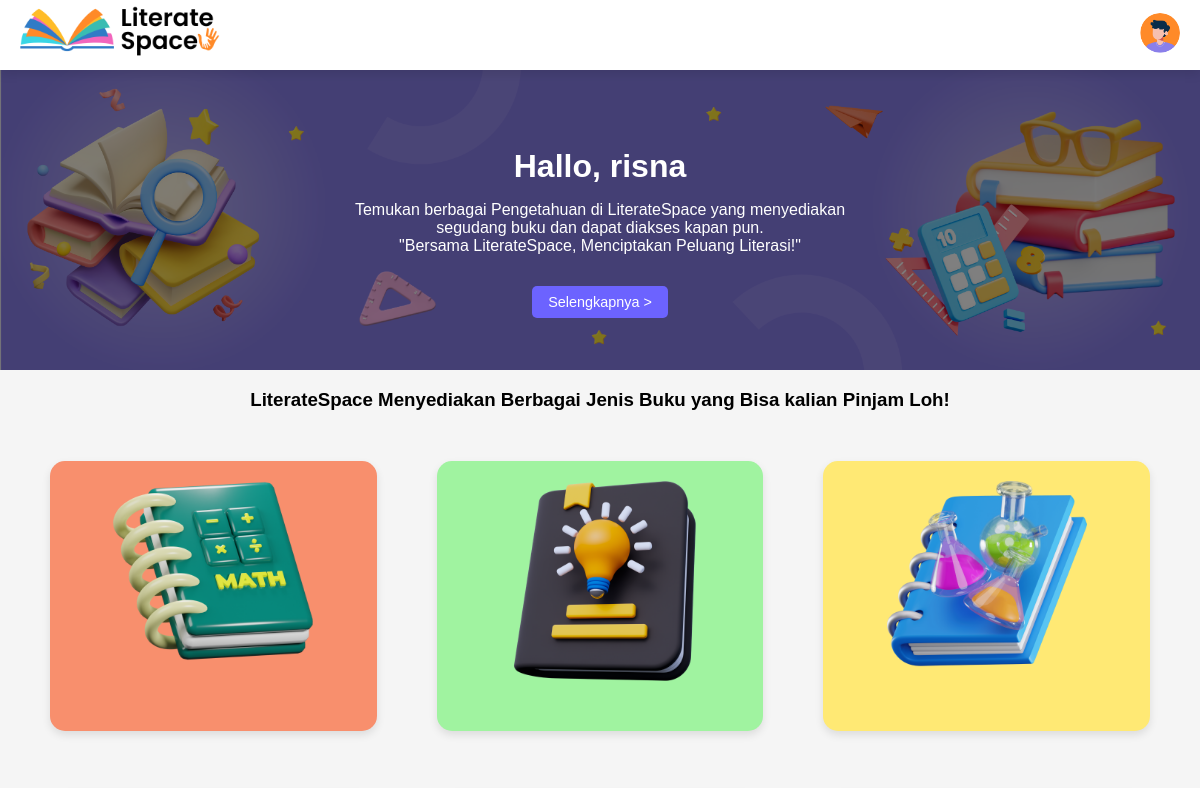
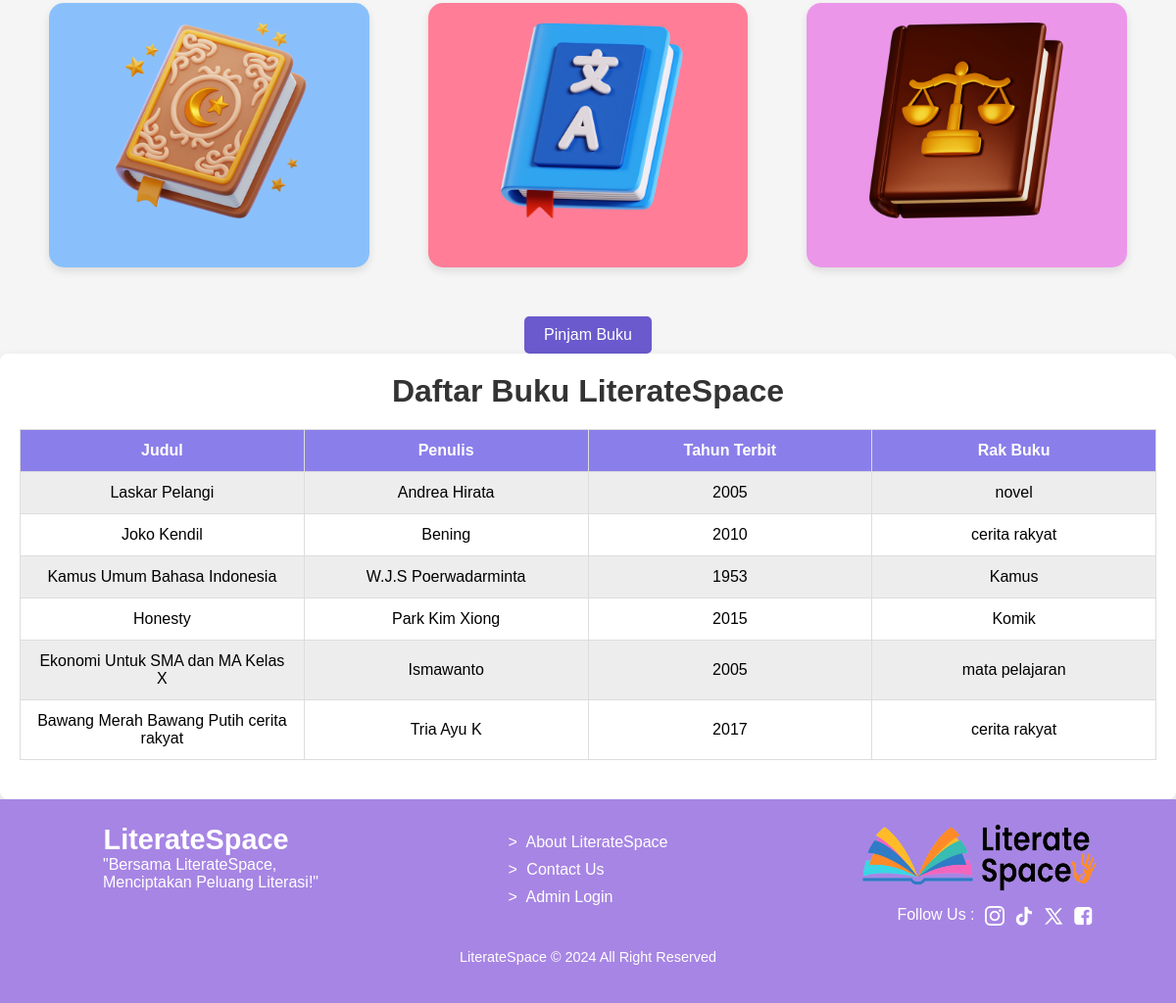
The page /index.php (signed in) on the database its author committed (2 pictures, top to bottom).
### tables this page shows
CREATE TABLE `books` (
  `id` int(11) NOT NULL,
  `title` varchar(255) NOT NULL,
  `author` varchar(255) NOT NULL,
  `published_year` year(4) NOT NULL,
  `shelf_id` int(11) DEFAULT NULL
);

CREATE TABLE `book_shelf` (
  `id` int(11) NOT NULL,
  `location` varchar(255) NOT NULL,
  `name` varchar(255) NOT NULL
);

### includes/daftarBuku.php (the view, shortened to what this page needs)
<?php
require_once 'db.php';
$sql = "SELECT books.title, books.author, books.published_year, book_shelf.name AS shelf_name
        FROM books
        JOIN book_shelf ON books.shelf_id = book_shelf.id";
$result = $conn->query($sql);
?>
<!DOCTYPE html>
<html lang="id">
<head>
</head>
<body>
<div class="container">
    <div class="header">
        <div class="header-text">
            <h1>Daftar Buku LiterateSpace</h1>
        </div>
    </div>
    <table>
        <thead>
            <tr>
                <th>Judul</th>
                <th>Penulis</th>
                <th>Tahun Terbit</th>
                <th>Rak Buku</th>
            </tr>
        </thead>
        <tbody>
        <?php
        if ($result && $result->num_rows > 0) {
            while($row = $result->fetch_assoc()) {
                echo "<tr>
                        <td>" . htmlspecialchars($row["title"]) . "</td>
                        <td>" . htmlspecialchars($row["author"]) . "</td>
                        <td>" . htmlspecialchars($row["published_year"]) . "</td>
                        <td>" . htmlspecialchars($row["shelf_name"]) . "</td>
                    </tr>";
            }
        } else {
            echo "<tr><td colspan='5'>Tidak ada data ditemukan</td></tr>";
        }
        ?>
        </tbody>
    </table>
</div>
</body>
</html>

### assets/css/style.css (style rules this page uses)
body { font-family: 'Poppins', sans-serif; margin: 0; padding: 0; background-color: #f4f4f4; }
h1, h3 { text-align: center; }

### includes/daftarBuku.php (style rules this page uses)
body { font-family: 'Poppins', sans-serif; background-color: #f5f5f5; margin-top: 0px; }
.container { max-width: 1200px; margin: 0 auto; background: #fff; padding: 20px; border-radius: 8px; box-shadow: 0 4px 12px rgba(0,0,0,0.1); }
.header { display: flex; justify-content: space-between; align-items: center; margin-bottom: 20px; }
.header-text { text-align: center; flex: 1; }
.header-text h1 { margin: 0; font-size: 32px; color: #333; }
table { width: 100%; border-collapse: collapse; margin-bottom: 20px; table-layout: fixed; word-wrap: break-word; }
th, td { padding: 12px; border: 1px solid #ddd; text-align: center; word-wrap: break-word; }
th { background-color: #8a7fea; color: white; }
tbody tr:nth-child(odd) { background-color: #ededed; }
tbody tr:nth-child(even) { background-color: #ffffff; }

### rows shown on the page
books: title "Laskar Pelangi", author "Andrea Hirata", published_year "2005", shelf.name "novel"
books: title "Joko Kendil", author "Bening", published_year "2010", shelf.name "cerita rakyat"
books: title "Kamus Umum Bahasa Indonesia", author "W.J.S Poerwadarminta", published_year "1953", shelf.name "Kamus"
books: title "Honesty", author "Park Kim Xiong", published_year "2015", shelf.name "Komik"
books: title "Ekonomi Untuk SMA dan MA Kelas X", author "Ismawanto", published_year "2005", shelf.name "mata pelajaran"
books: title "Bawang Merah Bawang Putih cerita rakyat", author "Tria Ayu K", published_year "2017", shelf.name "cerita rakyat"

### other values the page prints
$username "risna"
